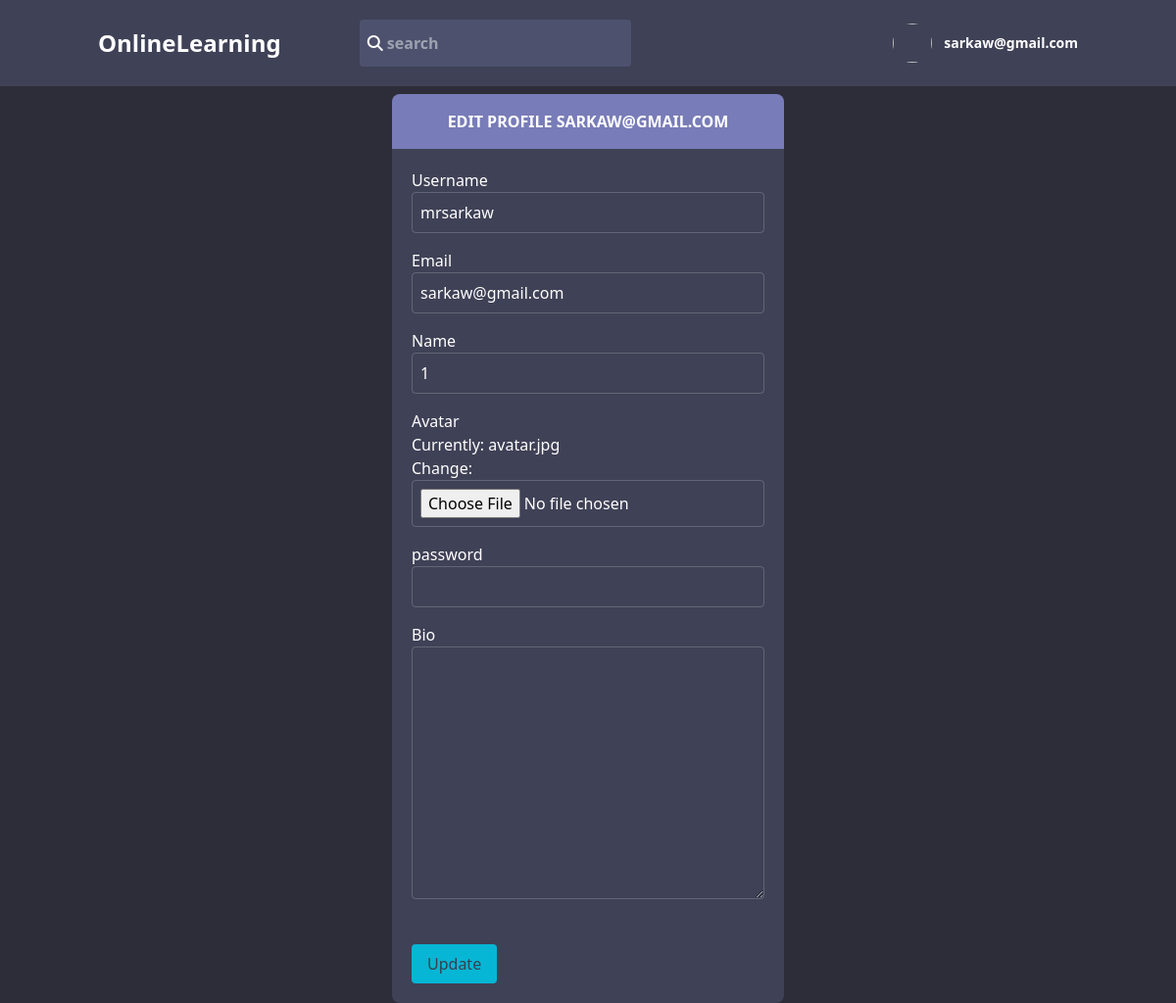
The app's page /profile/user/edit (signed in), older data.
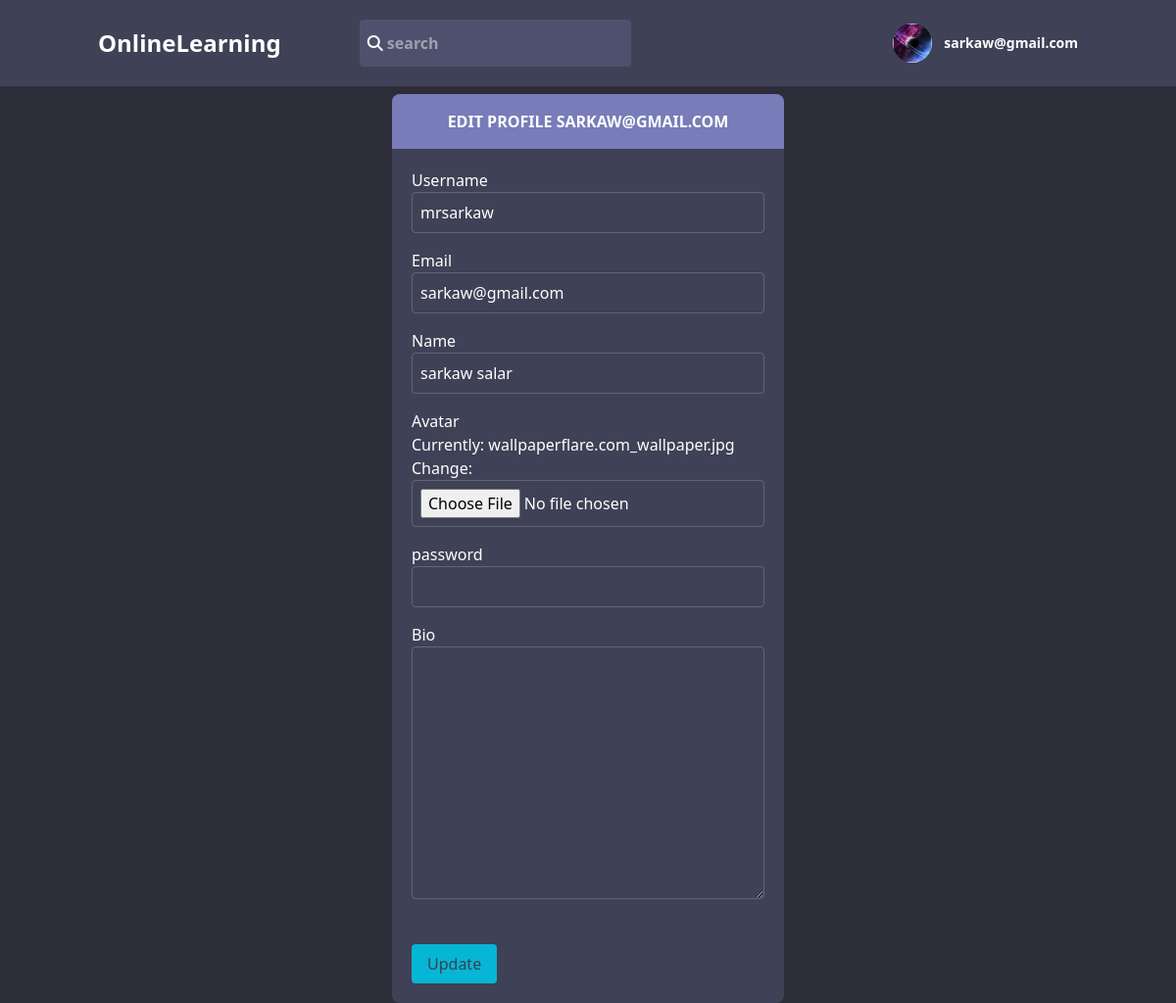
The same page, newer data.
### base/models.py (models this page shows)
class User(AbstractUser):
    name = models.CharField(max_length=100)
    bio = models.TextField(blank=True, null=True)
    email = models.EmailField(unique=True)
    password = models.CharField(max_length=32)
    avatar = models.ImageField(null=True, default = 'avatar.png')
    USERNAME_FIELD = 'email'
    REQUIRED_FIELDS = []

### base/views.py (the view, shortened to what this page needs)
# urls.py: path('profile/user/edit', views.profileEdit,name='profileEdit')
@login_required(login_url='login')
def profileEdit(request):
    user = request.user
    form = UserForm(instance=user)
    return render(request, 'base/editprofile.html', {"form":form})

### base/forms.py
class UserForm(forms.ModelForm):
   class Meta:
      model = User
      fields = ['username', 'email', 'bio', 'name', 'avatar', 'password']
      widgets = {
      'password': forms.PasswordInput()
         }

### base/templates/base/editprofile.html (shortened to what this page needs)
{% extends "main.html" %}
{% block content  %}
{% load widget_tweaks %}
    <form method="post" enctype="multipart/form-data">
        <div class="h-min-screen flex items-center justify-center">
            <div class="w-4/12 rounded-lg text-white mainColor overflow-hidden">
                <div class="p-4 text-center uppercase boxColor font-bold text-white">
                   Edit Profile {{ request.user }}
                </div>
                <div class="py-5 px-5">
                    <div>
                        <p>Username</p>
                        {% render_field form.username class+="bg-transparent p-2 w-full  focus:outline-none rounded border border-gray-100/20" %}
                    </div>
                    <div class="mt-4">
                        <p>Email</p>
                        {% render_field form.email class='bg-transparent p-2 w-full  focus:outline-none rounded border border-gray-100/20' %}
                    </div>
                    <div class="mt-4">
                        <p>Name</p>
                        {% render_field form.name class='bg-transparent p-2 w-full  focus:outline-none rounded border border-gray-100/20' %}
                    </div>
                    <div class="mt-4">
                        <p>Avatar</p>
                        {% render_field form.avatar class='bg-transparent p-2 w-full  focus:outline-none rounded border border-gray-100/20' %}
                    </div>
                    <div class="mt-4">
                        <p>password</p>
                        {% render_field form.password class='bg-transparent p-2 w-full  focus:outline-none rounded border border-gray-100/20' %}
                    </div>
                    <div class="mt-4">
                        <p>Bio</p>
                        {% render_field form.bio class='bg-transparent p-2 w-full  focus:outline-none rounded border border-gray-100/20' %}
                    </div>
                    <div class="mt-10">
                        <button  class="bg-cyan-500 py-2 px-4 rounded text-gray-700"> Update</button>
                    </div>
                </div>
            </div>
        </div>
    </form>
{% endblock content %}

### templates/nav.html (shortened to what this page needs)
<div class="mainColor py-5">
    <div class="flex flex-wrap items-center text-white font-bold justify-between w-10/12 mx-auto">
        <div class="space-x-20 w-8/12 flex items-center">
            <a href="/" class="text-2xl">OnlineLearning</a>
            <div class="py-3 px-2 w-5/12 searchColor rounded space-x-3 flex items-center">
                <form method="get" class="w-full">
                    <i class="fas fa-search"></i>
                    <input type="text" class="bg-transparent w-10/12 focus:outline-none" placeholder="search" name="q" id="">
                </form>
            </div>
        </div>
        <div class="relative">
            {% if not request.user.is_authenticated %}
            <a href="{% url 'loginPage' %}"> <i class="fas fa-user"></i> Login</a>
           {% else %}
            <button onclick="modalFun()" class="flex focus:outline-none font-bold items-center space-x-3">
                <img style="background-image:url('{{ request.user.avatar.url }}')" class="w-10 h-10 coverImg rounded-full" alt="">
                <p class="text-sm">{{ request.user }}</p>
            </button>
           {% endif %}
        </div>
    </div>
</div>

Row changes from the older to the newer data that the page shows:
changed User "SARKAW@GMAIL.COM": name "1" → "sarkaw salar"
Text that changed along with them:
text no longer shown: "Currently: avatar.jpg Change:"
text now shown: "Currently: wallpaperflare.com_wallpaper.jpg Change:"
